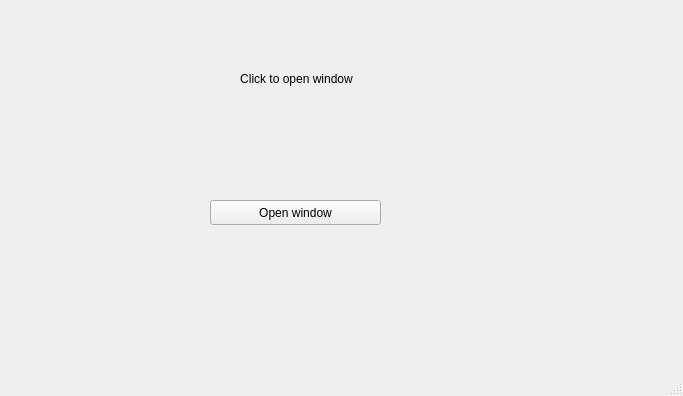
<?xml version="1.0" encoding="UTF-8"?>
<ui version="4.0">
 <class>Other1</class>
 <widget class="QMainWindow" name="Other1">
  <property name="geometry">
   <rect>
    <x>0</x>
    <y>0</y>
    <width>683</width>
    <height>396</height>
   </rect>
  </property>
  <property name="windowTitle">
   <string>MainWindow</string>
  </property>
  <widget class="QWidget" name="centralwidget">
   <widget class="QLabel" name="label">
    <property name="geometry">
     <rect>
      <x>116</x>
      <y>39</y>
      <width>361</width>
      <height>81</height>
     </rect>
    </property>
    <property name="sizePolicy">
     <sizepolicy hsizetype="MinimumExpanding" vsizetype="Preferred">
      <horstretch>0</horstretch>
      <verstretch>0</verstretch>
     </sizepolicy>
    </property>
    <property name="sizeIncrement">
     <size>
      <width>7</width>
      <height>7</height>
     </size>
    </property>
    <property name="text">
     <string>Click to open window</string>
    </property>
    <property name="textFormat">
     <enum>Qt::RichText</enum>
    </property>
    <property name="alignment">
     <set>Qt::AlignCenter</set>
    </property>
   </widget>
   <widget class="QPushButton" name="btn_open">
    <property name="geometry">
     <rect>
      <x>210</x>
      <y>200</y>
      <width>171</width>
      <height>25</height>
     </rect>
    </property>
    <property name="text">
     <string>Open window</string>
    </property>
   </widget>
  </widget>
  <widget class="QStatusBar" name="statusbar"/>
 </widget>
 <resources/>
 <connections/>
</ui>
